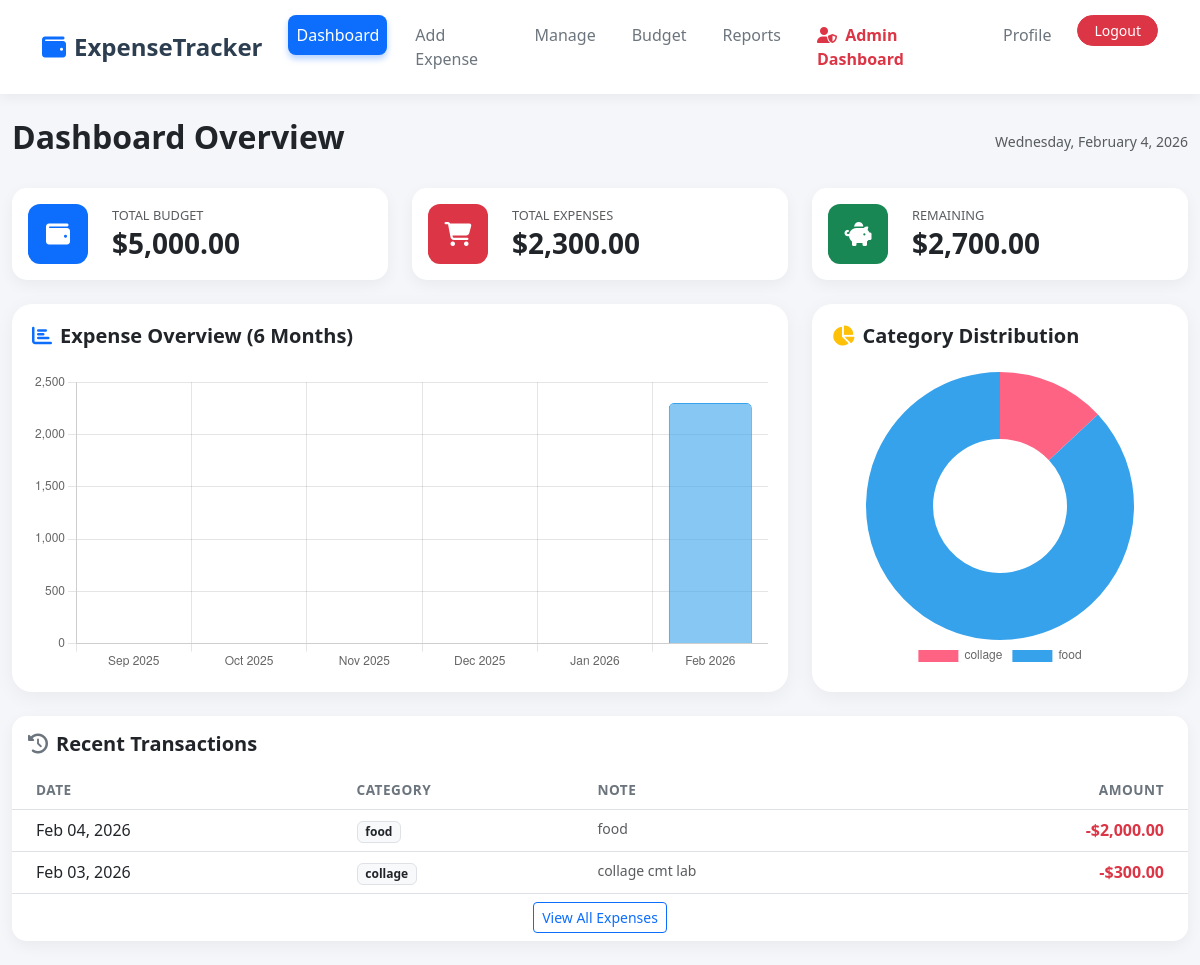
The page /expense-tracker/dashboard.php (signed in) on the database its author committed.
### tables this page shows
CREATE TABLE `budgets` (
  `id` int(11) NOT NULL,
  `user_id` int(11) NOT NULL,
  `month` varchar(7) NOT NULL,
  `amount` decimal(10,2) NOT NULL,
  `created_at` timestamp NOT NULL DEFAULT current_timestamp()
);

CREATE TABLE `expenses` (
  `id` int(11) NOT NULL,
  `user_id` int(11) NOT NULL,
  `category_id` int(11) DEFAULT NULL,
  `amount` decimal(10,2) NOT NULL,
  `expense_date` date NOT NULL,
  `notes` text DEFAULT NULL,
  `created_at` timestamp NOT NULL DEFAULT current_timestamp()
);

CREATE TABLE `categories` (
  `id` int(11) NOT NULL,
  `user_id` int(11) NOT NULL,
  `name` varchar(50) NOT NULL
);

### expense-tracker/dashboard.php (the view, shortened to what this page needs)
<?php
require_once 'config/database.php';
 $currentMonth = date('Y-m');
 $stmt = $pdo->prepare("SELECT amount FROM budgets WHERE user_id = ? AND month = ?");
 $stmt->execute([$_SESSION['user_id'], $currentMonth]);
 $budget = $stmt->fetchColumn();
 $stmt = $pdo->prepare("SELECT SUM(amount) FROM expenses WHERE user_id = ? AND DATE_FORMAT(expense_date, '%Y-%m') = ?");
 $stmt->execute([$_SESSION['user_id'], $currentMonth]);
 $totalExpense = $stmt->fetchColumn() ?? 0;
 $remaining = $budget - $totalExpense;
 $stmt = $pdo->prepare("SELECT e.*, c.name as category_name FROM expenses e LEFT JOIN categories c ON e.category_id = c.id WHERE e.user_id = ? ORDER BY e.expense_date DESC LIMIT 5");
 $stmt->execute([$_SESSION['user_id']]);
 $recentTxns = $stmt->fetchAll();
 $barLabels = [];
 $barData = [];
for ($i = 5; $i >= 0; $i--) {
    $date = date('Y-m', strtotime("-$i months"));
    $barLabels[] = date('M Y', strtotime($date));
    $stmt = $pdo->prepare("SELECT SUM(amount) FROM expenses WHERE user_id = ? AND DATE_FORMAT(expense_date, '%Y-%m') = ?");
    $stmt->execute([$_SESSION['user_id'], $date]);
    $barData[] = $stmt->fetchColumn() ?? 0;
}
 $stmt = $pdo->prepare("SELECT c.name, SUM(e.amount) as total FROM expenses e JOIN categories c ON e.category_id = c.id WHERE e.user_id = ? AND DATE_FORMAT(e.expense_date, '%Y-%m') = ? GROUP BY c.name");
 $stmt->execute([$_SESSION['user_id'], $currentMonth]);
 $categoryStats = $stmt->fetchAll();
 $pieLabels = [];
 $pieData = [];
foreach ($categoryStats as $cat) {
    $pieLabels[] = $cat['name'];
    $pieData[] = $cat['total'];
}
?>
<!DOCTYPE html>
<html lang="en">
<head>
    <link href="https://cdn.jsdelivr.net/npm/bootstrap@5.3.0/dist/css/bootstrap.min.css" rel="stylesheet">
    <link rel="stylesheet" href="https://cdnjs.cloudflare.com/ajax/libs/font-awesome/6.4.0/css/all.min.css">
</head>
<body>
<nav class="navbar navbar-expand-lg navbar-custom sticky-top">
    <div class="container">
        <a class="navbar-brand" href="dashboard.php">
            <i class="fas fa-wallet me-2 text-primary"></i>ExpenseTracker
        </a>
        <div class="collapse navbar-collapse" id="navbarNav">
            <ul class="navbar-nav ms-auto">
                <li class="nav-item">
                    <a class="nav-link active" href="dashboard.php">Dashboard</a>
                </li>
                <li class="nav-item">
                    <a class="nav-link" href="add_expense.php">Add Expense</a>
                </li>
                <li class="nav-item">
                    <a class="nav-link" href="manage_expense.php">Manage</a>
                </li>
                <li class="nav-item">
                    <a class="nav-link" href="budget.php">Budget</a>
                </li>
                <li class="nav-item">
                    <a class="nav-link" href="reports.php">Reports</a>
                </li>
                <?php if(isset($_SESSION['is_admin']) && $_SESSION['is_admin'] == 1): ?>
                <li class="nav-item">
                    <a class="nav-link admin-link" href="admin/index.php">
                        <i class="fas fa-user-shield me-1"></i> Admin Dashboard
                    </a>
                </li>
                <?php endif; ?>
                <li class="nav-item">
                    <a class="nav-link" href="profile.php">Profile</a>
                </li>
                <li class="nav-item ms-lg-2">
                    <a href="logout.php" class="btn btn-danger btn-sm rounded-pill px-3">Logout</a>
                </li>
            </ul>
        </div>
    </div>
</nav>
<div class="container-fluid py-4">
    <div class="d-flex justify-content-between align-items-center mb-4">
        <h2 class="fw-bold text-dark">Dashboard Overview</h2>
        <span class="text-muted small"><?php echo date('l, F j, Y'); ?></span>
    </div>
    <div class="row g-4 mb-4">
        <div class="col-xl-4 col-md-6">
            <div class="card stats-card h-100">
                <div class="card-body d-flex align-items-center">
                    <div class="stats-icon bg-primary me-4">
                        <i class="fas fa-wallet"></i>
                    </div>
                    <div>
                        <h6 class="text-muted text-uppercase mb-1" style="font-size: 0.8rem;">Total Budget</h6>
                        <h3 class="fw-bold mb-0">$<?php echo number_format($budget, 2); ?></h3>
                    </div>
                </div>
            </div>
        </div>
        <div class="col-xl-4 col-md-6">
            <div class="card stats-card h-100">
                <div class="card-body d-flex align-items-center">
                    <div class="stats-icon bg-danger me-4">
                        <i class="fas fa-shopping-cart"></i>
                    </div>
                    <div>
                        <h6 class="text-muted text-uppercase mb-1" style="font-size: 0.8rem;">Total Expenses</h6>
                        <h3 class="fw-bold mb-0">$<?php echo number_format($totalExpense, 2); ?></h3>
                    </div>
                </div>
            </div>
        </div>
        <div class="col-xl-4 col-md-6">
            <div class="card stats-card h-100">
                <div class="card-body d-flex align-items-center">
                    <div class="stats-icon bg-success me-4">
                        <i class="fas fa-piggy-bank"></i>
                    </div>
                    <div>
                        <h6 class="text-muted text-uppercase mb-1" style="font-size: 0.8rem;">Remaining</h6>
                        <h3 class="fw-bold mb-0">$<?php echo number_format($remaining, 2); ?></h3>
                    </div>
                </div>
            </div>
        </div>
    </div>
    <div class="row g-4 mb-4">
        <div class="col-lg-8">
            <div class="chart-card h-100">
                <h5 class="fw-bold mb-4 text-dark"><i class="fas fa-chart-bar text-primary me-2"></i>Expense Overview (6 Months)</h5>
                <div style="position: relative; height: 300px; width: 100%;">
                    <canvas id="expenseBarChart"></canvas>
                </div>
            </div>
        </div>
        <div class="col-lg-4">
            <div class="chart-card h-100">
                <h5 class="fw-bold mb-4 text-dark"><i class="fas fa-chart-pie text-warning me-2"></i>Category Distribution</h5>
                <div style="position: relative; height: 300px; width: 100%; display: flex; justify-content: center;">
                    <canvas id="categoryPieChart"></canvas>
                </div>
            </div>
        </div>
    </div>
    <div class="row">
        <div class="col-12">
            <div class="card table-card">
                <div class="card-header bg-white py-3 border-0">
                    <h5 class="fw-bold mb-0 text-dark"><i class="fas fa-history text-secondary me-2"></i>Recent Transactions</h5>
                </div>
                <div class="card-body p-0">
                    <div class="table-responsive">
                        <table class="table table-hover mb-0">
                            <thead class="bg-light">
                                <tr>
                                    <th class="ps-4">Date</th>
                                    <th>Category</th>
                                    <th>Note</th>
                                    <th class="text-end pe-4">Amount</th>
                                </tr>
                            </thead>
                            <tbody>
                                <?php if(count($recentTxns) > 0): ?>
                                    <?php foreach($recentTxns as $txn): ?>
                                    <tr>
                                        <td class="ps-4"><?php echo date('M d, Y', strtotime($txn['expense_date'])); ?></td>
                                        <td>
                                            <span class="badge bg-light text-dark border">
                                                <?php echo htmlspecialchars($txn['category_name'] ?? 'Uncategorized'); ?>
                                            </span>
                                        </td>
                                        <td class="text-muted small"><?php echo htmlspecialchars($txn['notes']); ?></td>
                                        <td class="text-end pe-4 fw-bold text-danger">
                                            -$<?php echo number_format($txn['amount'], 2); ?>
                                        </td>
                                    </tr>
                                    <?php endforeach; ?>
                                <?php else: ?>
                                    <tr>
                                        <td colspan="4" class="text-center py-4 text-muted">No transactions found yet.</td>
                                    </tr>
                                <?php endif; ?>
                            </tbody>
                        </table>
                    </div>
                </div>
                <div class="card-footer bg-white text-center border-0">
                    <a href="manage_expense.php" class="btn btn-sm btn-outline-primary">View All Expenses</a>
                </div>
            </div>
        </div>
    </div>
</div>
<script>
    // 1. Bar Chart Logic
    const ctxBar = document.getElementById('expenseBarChart').getContext('2d');
    new Chart(ctxBar, {
        type: 'bar',
        data: {
            labels: <?php echo json_encode($barLabels); ?>,
            datasets: [{
                label: 'Monthly Expenses',
                data: <?php echo json_encode($barData); ?>,
                backgroundColor: 'rgba(54, 162, 235, 0.6)',
                borderColor: 'rgba(54, 162, 235, 1)',
                borderWidth: 1,
                borderRadius: 5
            }]
        },
        options: {
            responsive: true,
            maintainAspectRatio: false,
            plugins: {
                legend: { display: false }
            },
            scales: {
                y: { beginAtZero: true }
            }
        }
    });
    // 2. Pie Chart Logic
    const ctxPie = document.getElementById('categoryPieChart').getContext('2d');
    new Chart(ctxPie, {
        type: 'doughnut',
        data: {
            labels: <?php echo json_encode($pieLabels); ?>,
            datasets: [{
                data: <?php echo json_encode($pieData); ?>,
                backgroundColor: [
                    '#FF6384', '#36A2EB', '#FFCE56', '#4BC0C0', '#9966FF', '#FF9F40', '#C9CBCF'
                ],
                borderWidth: 0
            }]
        },
        options: {
            responsive: true,
            maintainAspectRatio: false,
            plugins: {
                legend: { position: 'bottom' }
            }
        }
    });
</script>
</body>
</html>

### expense-tracker/dashboard.php (style rules this page uses)
body { background-color: #f4f6f9; font-family: 'Segoe UI', Roboto, 'Helvetica Neue', Arial, sans-serif; }
.navbar-custom { background-color: #ffffff; box-shadow: 0 4px 12px rgba(0,0,0,0.05); padding: 15px 0; }
.navbar-brand { font-weight: 800; font-size: 1.5rem; color: #2c3e50 !important; }
.nav-link { font-weight: 500; color: #6c757d !important; margin: 0 10px; border-radius: 8px; transition: all 0.3s; }
.nav-link.active { color: #ffffff !important; background-color: #0d6efd; box-shadow: 0 4px 6px rgba(13, 110, 253, 0.3); }
.nav-link.admin-link { color: #dc3545 !important; font-weight: 600; }
.stats-card { border: none; border-radius: 15px; box-shadow: 0 5px 15px rgba(0,0,0,0.05); transition: transform 0.3s ease; background: #fff; }
.stats-icon { width: 60px; height: 60px; border-radius: 12px; display: flex; align-items: center; justify-content: center; font-size: 1.5rem; color: white; }
.chart-card { border: none; border-radius: 20px; box-shadow: 0 5px 20px rgba(0,0,0,0.05); background: #fff; padding: 20px; }
.table-card { border: none; border-radius: 15px; box-shadow: 0 5px 15px rgba(0,0,0,0.05); overflow: hidden; }
.table thead th { border-top: none; color: #6c757d; font-weight: 600; font-size: 0.85rem; text-transform: uppercase; letter-spacing: 0.5px; }

### rows shown on the page
budgets: amount "5,000.00"
expenses: expense_date "Feb 04, 2026", category.name "food", notes "food", amount "2,000.00"
expenses: expense_date "Feb 03, 2026", category.name "collage", notes "collage cmt lab", amount "300.00"

### other values the page prints
$totalExpense "2,300.00"
$remaining "2,700.00"
chart data {{ json_encode($barData) }} [0,0,0,0,0,"2300.00"]
chart data {{ json_encode($pieLabels) }} ["collage","food"]
chart data {{ json_encode($pieData) }} ["300.00","2000.00"]
